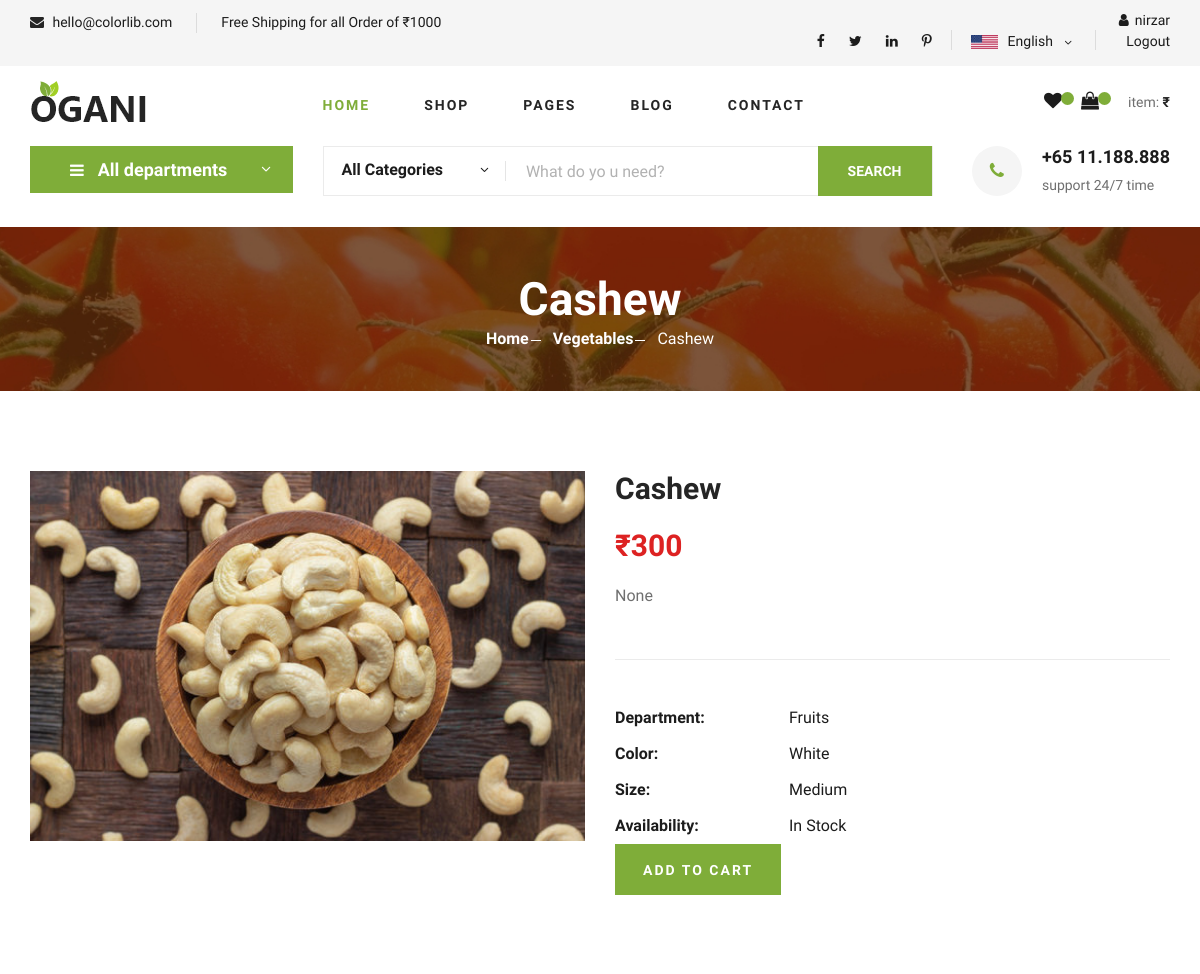
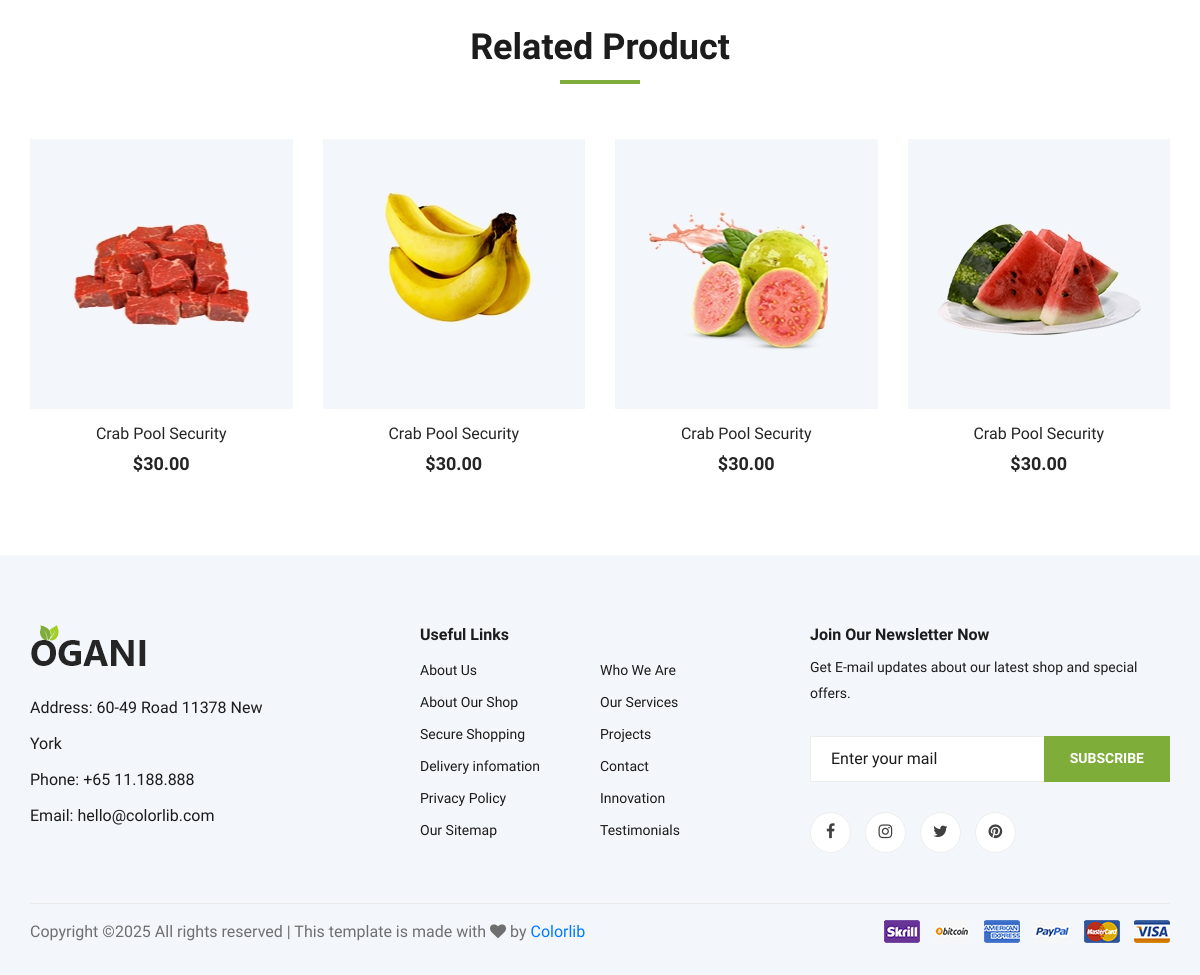
The app's page /productdetails/1 (signed in) with its own data (2 pictures, top to bottom).
### myapp/models.py (models this page shows, shortened)
class Register(models.Model):
    username= models.CharField(max_length=50)
    password = models.CharField(max_length=8)
    email = models.CharField(max_length=20)
    number = models.IntegerField(default=1)
    address = models.CharField(max_length=100)
    image = models.ImageField(upload_to="image")

class Product(models.Model):
    name = models.CharField(max_length=100)
    price = models.IntegerField()
    image= models.ImageField(upload_to="image")
    Department = models.ForeignKey(Department,on_delete=models.CASCADE,blank=True,null=True)
    Color = models.ForeignKey(Color,on_delete=models.CASCADE,blank=True,null=True)
    Size = models.ForeignKey(Size,on_delete=models.CASCADE,blank=True,null=True)
    description = RichTextField(blank=True,null=True)
    def __str__(self):
        return self.name

class Department(models.Model):
    name = models.CharField(max_length=50)

class Color(models.Model):
    colorname = models.CharField(max_length=20)

class Size(models.Model):
    sizename = models.CharField(max_length=10)

### myapp/views.py (the view)
# urls.py: path('productdetails/<int:id>', views.productdetails, name='productdetails'),
def productdetails(request,id):
    pid = Product.objects.get(id=id)
    uid = Register.objects.get(email=request.session['email'])
    contaxt = {"uid":uid,
               "pid":pid,
               }
    print(pid)
    return render(request,"shopdetails.html",contaxt)

### myapp/Templates/shopdetails.html (shortened to what this page needs)
{% extends "index.html" %}
{% load static %}
{% block content %}
    <section class="hero hero-normal">
        <div class="container">
            <div class="row">
                <div class="col-lg-3">
                    <div class="hero__categories">
                        <div class="hero__categories__all">
                            <i class="fa fa-bars"></i>
                            <span>All departments</span>
                        </div>
                    </div>
                </div>
                <div class="col-lg-9">
                    <div class="hero__search">
                        <div class="hero__search__form">
                            <form action="#">
                                <div class="hero__search__categories">
                                    All Categories
                                    <span class="arrow_carrot-down"></span>
                                </div>
                                <input type="text" placeholder="What do yo u need?">
                                <button type="submit" class="site-btn">SEARCH</button>
                            </form>
                        </div>
                        <div class="hero__search__phone">
                            <div class="hero__search__phone__icon">
                                <i class="fa fa-phone"></i>
                            </div>
                            <div class="hero__search__phone__text">
                                <h5>+65 11.188.888</h5>
                                <span>support 24/7 time</span>
                            </div>
                        </div>
                    </div>
                </div>
            </div>
        </div>
    </section>
    <section class="breadcrumb-section set-bg" data-setbg="static/img/breadcrumb.jpg">
        <div class="container">
            <div class="row">
                <div class="col-lg-12 text-center">
                    <div class="breadcrumb__text">
                        <h2>{{pid.name}}</h2>
                        <div class="breadcrumb__option">
                            <a href="{% url 'index' %}">Home</a>
                            <a href="{% url 'index' %}">Vegetables</a>
                            <span>{{pid.name}}</span>
                        </div>
                    </div>
                </div>
            </div>
        </div>
    </section>
    <section class="product-details spad">
        <div class="container">
            <div class="row">
                <div class="col-lg-6 col-md-6">
                    <div class="product__details__pic">
                        <div class="product__details__pic__item">
                            <img class="product__details__pic__item--large"
                                src="{{pid.image.url}}" alt="{{pid.name}}">
                        </div>
                    </div>
                </div>
                <div class="col-lg-6 col-md-6">
                    <div class="product__details__text">
                        <h3>{{pid.name}}</h3>
                        <div class="product__details__price">₹{{pid.price}}</div>
                        <p>{{pid.description | safe }}</p>
                        <ul>
                            <li><b>Department:</b> <span>{{pid.Department.name}}</span></li>
                            <li><b>Color:</b> <span>{{pid.Color.colorname}}</span></li>
                            <li><b>Size:</b> <span>{{pid.Size.sizename}}</span></li>
                            <li><b>Availability:</b> <span>In Stock</span></li>
                        </ul>
                        {% if pid.id %}
                        <a href="{% url 'addtocart' id=pid.id %}" class="primary-btn">ADD TO CART</a>
                        {% endif %}
                    </div>
                </div>
            </div>
        </div>
    </section>
    <section class="related-product">
        <div class="container">
            <div class="row">
                <div class="col-lg-12">
                    <div class="section-title related__product__title">
                        <h2>Related Product</h2>
                    </div>
                </div>
            </div>
            <div class="row">
                <div class="col-lg-3 col-md-4 col-sm-6">
                    <div class="product__item">
                        <div class="product__item__pic set-bg" data-setbg="static/img/product/product-1.jpg">
                        </div>
                        <div class="product__item__text">
                            <h6><a href="#">Crab Pool Security</a></h6>
                            <h5>$30.00</h5>
                        </div>
                    </div>
                </div>
                <div class="col-lg-3 col-md-4 col-sm-6">
                    <div class="product__item">
                        <div class="product__item__pic set-bg" data-setbg="static/img/product/product-2.jpg">
                        </div>
                        <div class="product__item__text">
                            <h6><a href="#">Crab Pool Security</a></h6>
                            <h5>$30.00</h5>
                        </div>
                    </div>
                </div>
                <div class="col-lg-3 col-md-4 col-sm-6">
                    <div class="product__item">
                        <div class="product__item__pic set-bg" data-setbg="static/img/product/product-3.jpg">
                        </div>
                        <div class="product__item__text">
                            <h6><a href="#">Crab Pool Security</a></h6>
                            <h5>$30.00</h5>
                        </div>
                    </div>
                </div>
                <div class="col-lg-3 col-md-4 col-sm-6">
                    <div class="product__item">
                        <div class="product__item__pic set-bg" data-setbg="static/img/product/product-7.jpg">
                        </div>
                        <div class="product__item__text">
                            <h6><a href="#">Crab Pool Security</a></h6>
                            <h5>$30.00</h5>
                        </div>
                    </div>
                </div>
            </div>
        </div>
    </section>
{% endblock %}

### myapp/Templates/index.html (shortened to what this page needs)
{% load static %}
<!DOCTYPE html>
<html lang="zxx">
<head>
    <link rel="stylesheet" href="{% static 'css/bootstrap.min.css' %}" type="text/css">
    <link rel="stylesheet" href="{% static 'css/font-awesome.min.css' %}" type="text/css">
    <link rel="stylesheet" href="{% static 'css/elegant-icons.css' %}" type="text/css">
    <link rel="stylesheet" href="{% static 'css/nice-select.css' %}" type="text/css">
    <link rel="stylesheet" href="{% static 'css/jquery-ui.min.css' %}" type="text/css">
    <link rel="stylesheet" href="{% static 'css/owl.carousel.min.css' %}" type="text/css">
    <link rel="stylesheet" href="{% static 'css/slicknav.min.css' %}" type="text/css">
    <link rel="stylesheet" href="{% static 'css/style.css' %}" type="text/css">
</head>
<body>
    <header class="header">
        <div class="header__top">
            <div class="container">
                <div class="row">
                    <div class="col-lg-6 col-md-6">
                        <div class="header__top__left">
                            <ul>
                                <li><i class="fa fa-envelope"></i> hello@colorlib.com</li>
                                <li>Free Shipping for all Order of ₹1000</li>
                            </ul>
                        </div>
                    </div>
                    <div class="col-lg-6 col-md-6">
                        <div class="header__top__right">
                            <div class="header__top__right__social">
                                <a href="#"><i class="fa fa-facebook"></i></a>
                                <a href="#"><i class="fa fa-twitter"></i></a>
                                <a href="#"><i class="fa fa-linkedin"></i></a>
                                <a href="#"><i class="fa fa-pinterest-p"></i></a>
                            </div>
                            <div class="header__top__right__language">
                                <img src="static/img/language.png" alt="">
                                <div>English</div>
                                <span class="arrow_carrot-down"></span>
                            </div>
                                <div class="header__top__right__auth">
                                    {% if "email" not in request.session %}
                                    <a href="{% url 'register' %}"><i class="fa fa-user"></i>Register</a>
                                    <a href="{% url 'login' %}"><i class="fa fa-user"></i>Login</a>
                                    {% else %}
                                    <a href="{% url 'profile' %}"><i class="fa fa-user"></i>{{uid.username}}</a>
                                    <a href="{% url 'logout' %}"></i>Logout</a>
                                    {% endif %}
                                </div>
                            </div>
                        </div>
                    </div>
                </div>
            </div>
        <div class="container">
            <div class="row">
                <div class="col-lg-3">
                    <div class="header__logo">
                        <a href="{% url 'index' %}"><img src="static/img/logo.png" alt=""></a>
                    </div>
                </div>
                <div class="col-lg-6">
                    <nav class="header__menu">
                        <ul>
                            <li class="active"><a href="{% url 'index' %}">Home</a></li>
                            <li><a href="{% url 'shopgrid' %}">Shop</a></li>
                            <li><a href="#">Pages</a>
                            </li>
                            <li><a href="{% url 'blog' %}">Blog</a></li>
                            <li><a href="{% url 'contact' %}">Contact</a></li>
                        </ul>
                    </nav>
                </div>
                <div class="col-lg-3">
                    <div class="header__cart">
                        <ul>
                            <li><a href="#"><i class="fa fa-heart"></i> <span>{{wish_id.count}}</span></a></li>
                            <li><a href="{% url 'shopingcart' %}"><i class="fa fa-shopping-bag"></i> <span>{{cid.count}}</span></a></li>
                        </ul>
                        <div class="header__cart__price">item: <span>₹{{total_cart_price}}</span></div>
                    </div>
                </div>
            </div>
        </div>
    </header>
{% block content %}{% endblock %}
    <footer class="footer spad">
        <div class="container">
            <div class="row">
                <div class="col-lg-3 col-md-6 col-sm-6">
                    <div class="footer__about">
                        <div class="footer__about__logo">
                            <a href="{% url 'index' %}"><img src="static/img/logo.png" alt=""></a>
                        </div>
                        <ul>
                            <li>Address: 60-49 Road 11378 New York</li>
                            <li>Phone: +65 11.188.888</li>
                            <li>Email: hello@colorlib.com</li>
                        </ul>
                    </div>
                </div>
                <div class="col-lg-4 col-md-6 col-sm-6 offset-lg-1">
                    <div class="footer__widget">
                        <h6>Useful Links</h6>
                        <ul>
                            <li><a href="#">About Us</a></li>
                            <li><a href="#">About Our Shop</a></li>
                            <li><a href="#">Secure Shopping</a></li>
                            <li><a href="#">Delivery infomation</a></li>
                            <li><a href="#">Privacy Policy</a></li>
                            <li><a href="#">Our Sitemap</a></li>
                        </ul>
                        <ul>
                            <li><a href="#">Who We Are</a></li>
                            <li><a href="#">Our Services</a></li>
                            <li><a href="#">Projects</a></li>
                            <li><a href="#">Contact</a></li>
                            <li><a href="#">Innovation</a></li>
                            <li><a href="#">Testimonials</a></li>
                        </ul>
                    </div>
                </div>
                <div class="col-lg-4 col-md-12">
                    <div class="footer__widget">
                        <h6>Join Our Newsletter Now</h6>
                        <p>Get E-mail updates about our latest shop and special offers.</p>
                        <form action="#">
                            <input type="text" placeholder="Enter your mail">
                            <button type="submit" class="site-btn">Subscribe</button>
                        </form>
                        <div class="footer__widget__social">
                            <a href="#"><i class="fa fa-facebook"></i></a>
                            <a href="#"><i class="fa fa-instagram"></i></a>
                            <a href="#"><i class="fa fa-twitter"></i></a>
                            <a href="#"><i class="fa fa-pinterest"></i></a>
                        </div>
                    </div>
                </div>
            </div>
            <div class="row">
                <div class="col-lg-12">
                    <div class="footer__copyright">
                        <div class="footer__copyright__text"><p>
  Copyright &copy;<script>document.write(new Date().getFullYear());</script> All rights reserved | This template is made with <i class="fa fa-heart" aria-hidden="true"></i> by <a href="https://colorlib.com" target="_blank">Colorlib</a>
  </p></div>
                        <div class="footer__copyright__payment"><img src="static/img/payment-item.png" alt=""></div>
                    </div>
                </div>
            </div>
        </div>
    </footer>
</body>
</html>

### records on screen
Register: username "nirzar"
Product: name "Cashew", image (picture), price "300", description "None", Department.name "Fruits", Color.colorname "White", Size.sizename "Medium"
